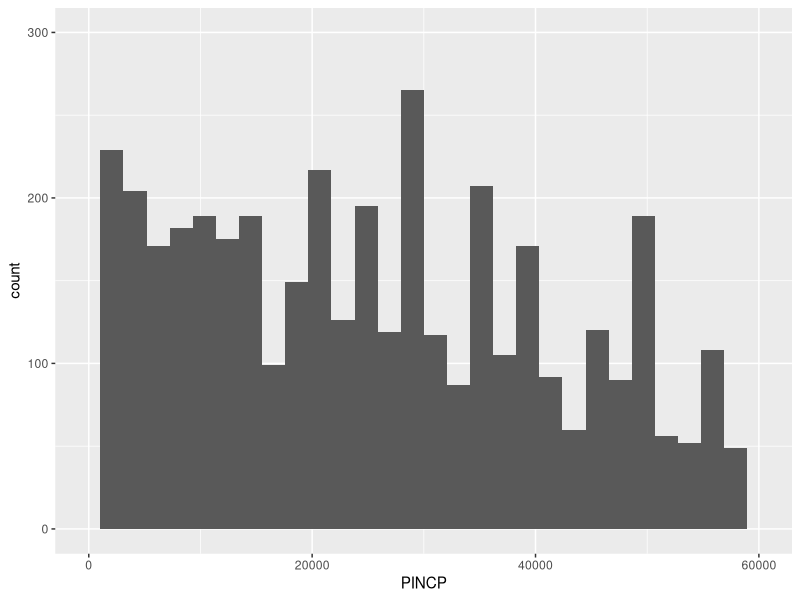
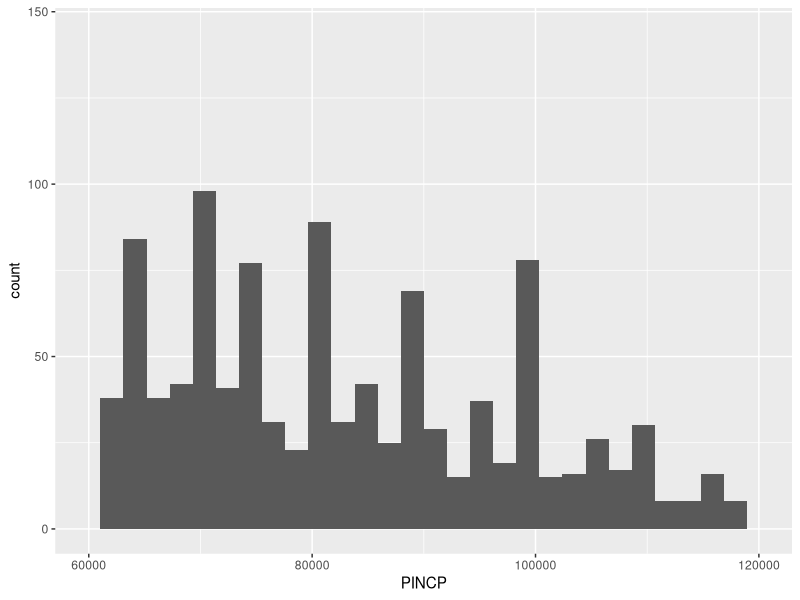
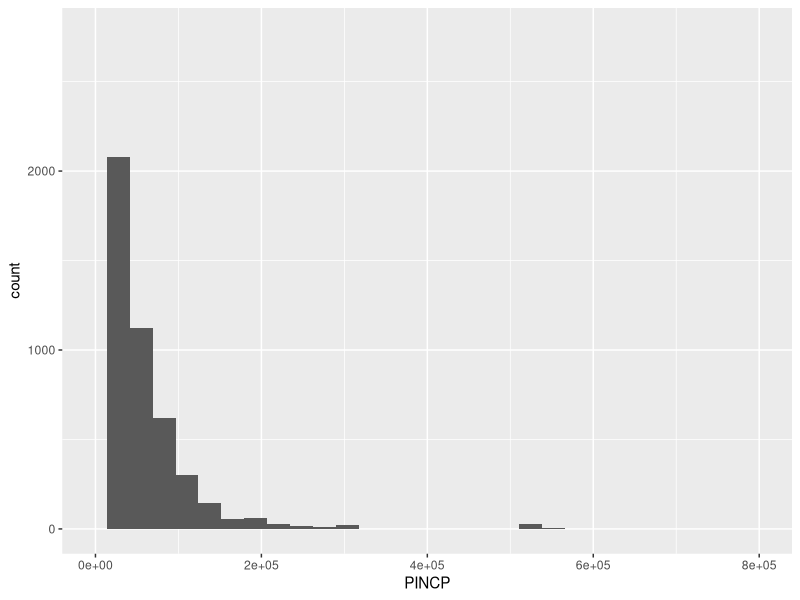

Here is the R script that generated these plots, in order: (Note: this script raises an error after producing the figures.)
## ---- chunk 1
library(tidyverse)
library(ggplot2)
## ---- chunk 2
person_data <- read_csv("people.csv") 
attach(person_data)
## ---- chunk 3
PINCP_summary<- summary(person_data$PINCP)

PINCP_summary
## ---- chunk 4
PINCP_summary["Mean"]
## ---- chunk 5
PINCP_summary["3rd Qu."]
## ---- chunk 6
mean(person_data$PINCP)
## ---- chunk 7
median(person_data$PINCP)
## ---- chunk 8
quantile(person_data$PINCP)
## ---- chunk 9
quantile(person_data$PINCP)["25%"]

## ---- chunk 10
sd(person_data$PINCP)
## ---- chunk 11
conf_int <- t.test(person_data$PINCP)

conf_int
## ---- chunk 12
ggplot(person_data, aes(x = PINCP)) +
  geom_histogram() +
  xlim(0,60000) +
  ylim(0,300)
## ---- chunk 13
ggplot(person_data, aes(x = PINCP)) +
  geom_histogram() +
  xlim(60000,120000)
## ---- chunk 14
ggplot(person_data, aes(x = PINCP)) +
  geom_histogram() +
  xlim(0,800000)
## ---- chunk 15
unique(person_data$PAOC_label)
## ---- chunk 16
table(person_data$PAOC_label)
## ---- chunk 17
table(person_data$PAOC_label) / sum(table(person_data$PAOC_label))
## ---- chunk 18
mean(person_data$PAOC_label == "Females with own children 6 to 17 years only")
## ---- chunk 19
t.test (person_data$PAOC_label == "Females with own children 6 to 17 years only")
options(scipen= 999)
## ---- chunk 20
summary(PINCP)
## ---- chunk 21
paste("The sample mean for income is", 
      prettyNum(mean(PINCP), digits = 0), "dollars.")
## ---- chunk 22
paste("The sample median for income is", 
      prettyNum(median(PINCP), digits = 0), "dollars.")
## ---- chunk 23
paste("The sample standard deviation for income is", 
      prettyNum(sd(PINCP), digits = 0), "dollars.")
## ---- chunk 24
paste("The sample interquartile range for income is", 
      quantile(PINCP)["25%"], "to", quantile(PINCP)["75%"], "dollars") 
## ---- chunk 25
pop_mean <- t.test(PINCP)
pop_mean
## ---- chunk 26
paste("The 95-percent confidence interval for the population mean is",
      prettyNum(pop_mean$conf.int[1], digits = 0), "to",
      prettyNum(pop_mean$conf.int[2], digits = 0), "dollars.")
## ---- chunk 27
#Histogram for Income of Womxn in Seattle, with children
hist <- ggplot(person_data, aes(x = PINCP)) +
  geom_histogram()
hist
## ---- chunk 28
hist +
  theme_bw() +
  scale_x_continuous(name = "Income of Womxn in Seattle, with chidlren") +
  scale_y_continuous(name =  "Number of womxn in sample") +
  annotate("text", x = 5000, y =5000, size = 3,
  label = paste("Population mean (95% confidence):",
  prettyNum(pop_mean$conf.int[2], digits = 0),
                         "dollars.",
                         "\nSample mean:", 
                         prettyNum(mean(PINCP), digits = 0), "dollars",
                         "\nSample median:",
                         prettyNum(median(PINCP), digits = 0), "dollars",
                         "\nSample standard deviation:",
                         prettyNum(sd(PINCP), digits = 0), "dollars", 
                         "\nSample interquartile range:",
                         prettyNum(quantile(PINCP)["25%"], digits = 0),
                         "to",
                         prettyNum(quantile(PINCP)["75%"], digits = 0),
                         "dollars"),
           hjust = 0, vjust = 1) 
## ---- chunk 29
children <- unique(PAOC_label)
children
## ---- chunk 30
ownchildren_all <- t.test(PAOC_label == children[1])
ownchildren_young <- t.test(PAOC_label == children[2])
ownchildren_older <- t.test(PAOC_label == children[3])
shares <- tibble(Children = c("Own children all",
                            "Own children young",
                            "Own children older"),
                 `Share` = c(ownchildren_all$estimate, 
                             ownchildren_young$estimate,
                            ownchildren_older$estimate),
                 Low = c(ownchildren_all$conf.int[1],
                         ownchildren_young$conf.int[1],
                         ownchildren_older$conf.int[1]),
                 High = c(ownchildren_all$conf.int[2],
                         ownchildren_young$conf.int[2],
                         ownchildren_older$conf.int[2]))
knitr::kable(shares, caption = "Proportions and 95-percent confidence intervals")
## ---- chunk 31
ggplot(shares, aes(x = Children, y = Share, ymin = Low, ymax = High)) +
  geom_bar(stat = "identity") +
  geom_errorbar(width = 0.5) +
  theme_bw() +
  scale_x_discrete(labels = c("Own children all", 
                            "Own children young", 
                            "Own children older")) +
  scale_y_continuous(name = "Share of own child population (error bars represent\n 95-percent confidence interval)",
                     breaks = c(0, 0.1, 0.2, 0.3, 0.4, 0.5),
                     labels = c("0", "10%", "20%", "30%", "40%", "50%"))
